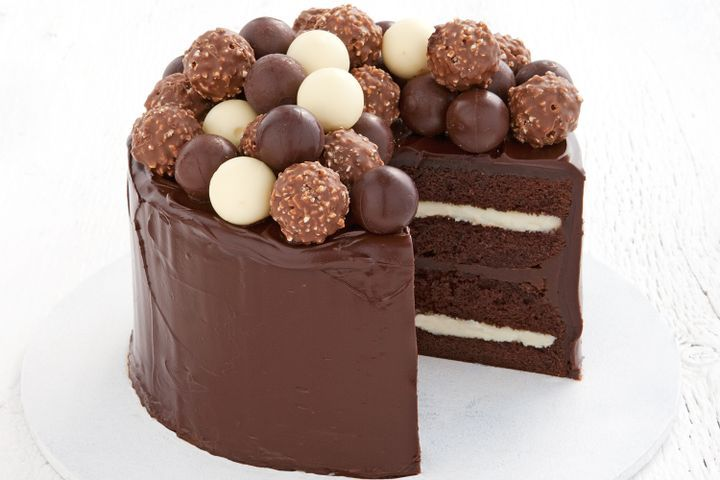
#> input picture to_hide.jpg, 720 x 480 px
$ python new.py
#> lines starting #> are read from the running program, lines starting #| are printed output that depends on the picture
from __future__ import division
import numpy as np
import pywt
from matplotlib import pyplot as plt
import cv2
from Tkinter import *
#1)Reading files and converting to rgb
to_hide_og= cv2.imread("to_hide.jpg")
#> to_hide_og is the input picture: shape (480, 720, 3); mean B, G, R 156.3, 162, 179.8
to_hide_og = cv2.cvtColor(to_hide_og, cv2.COLOR_BGR2RGB)
to_send_og = cv2.imread("to_send.jpg")
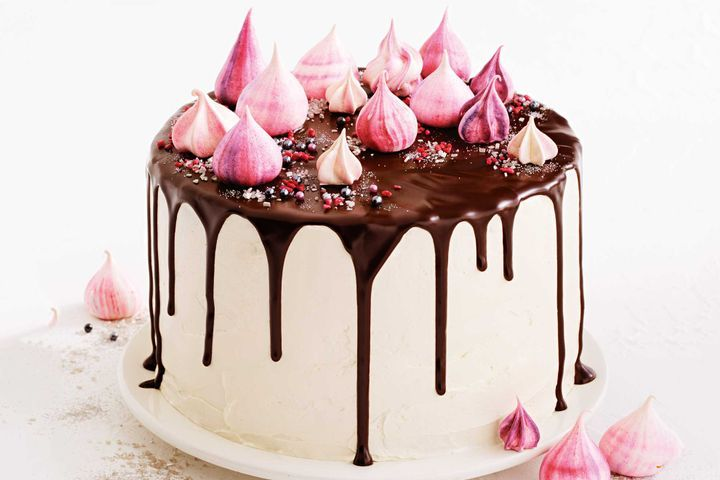
#> input picture to_send.jpg, 720 x 480 px
#> to_send_og is the input picture: shape (480, 720, 3); mean B, G, R 197.1, 200.2, 218.2
to_send_og = cv2.cvtColor(to_send_og, cv2.COLOR_BGR2RGB)
###
dimh,dimw,dimch= to_send_og.shape
#> dimh = 480; dimw = 720; dimch = 3

#2) seperating chaanels for cover and hidden images
to_send_r = to_send_og[:,:,0]
to_send_g = to_send_og[:,:,1]
to_send_b = to_send_og[:,:,2]

to_hide_r = to_hide_og[:,:,0]
to_hide_g = to_hide_og[:,:,1]
to_hide_b = to_hide_og[:,:,2]

#3) taking wavelet transform for cover and hidden  image
send_r = pywt.dwt2(to_send_r, "haar")
cAr, (cHr, cVr, cDr) = send_r
send_g = pywt.dwt2(to_send_g, "haar")
cAg, (cHg, cVg, cDg) = send_g
send_b = pywt.dwt2(to_send_b, "haar")
cAb, (cHb, cVb, cDb) = send_b


hide_r = pywt.dwt2(to_hide_r, "haar")
cAr1, (cHr1, cVr1, cDr1) = hide_r
hide_g = pywt.dwt2(to_hide_g, "haar")
cAg1, (cHg1, cVg1, cDg1) = hide_g
hide_b = pywt.dwt2(to_hide_b, "haar")
cAb1, (cHb1, cVb1, cDb1) = hide_b

print(cAr.shape)
#| (240, 360)

#4)compute svd for cover, hiding  image

Pr, Dr, Qr = np.linalg.svd(cAr, full_matrices=False)
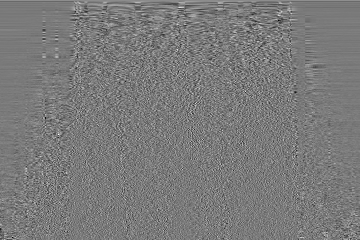
#> Qr: shape (240, 360) float64; min -0.363, max 0.391, mean 0.000258; drawn with min black and max white
#> Dr = 240 values, max 129786.3 at index 0, min 3.03 at index 239, mean 1221.4
Pg, Dg, Qg = np.linalg.svd(cAg, full_matrices=False)
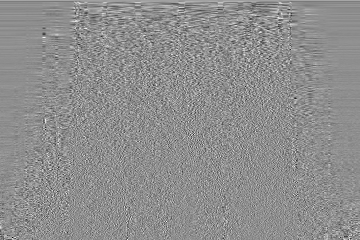
#> Qg: shape (240, 360) float64; min -0.375, max 0.295, mean 0.000268; drawn with min black and max white
#> Dg = 240 values, max 120504.4 at index 0, min 3.11 at index 239, mean 1302.3
Pb, Db, Qb = np.linalg.svd(cAb, full_matrices=False)
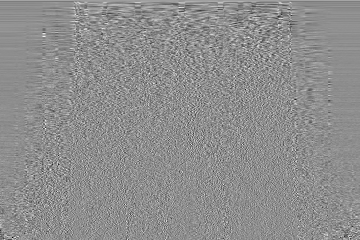
#> Qb: shape (240, 360) float64; min -0.391, max 0.31, mean 0.000276; drawn with min black and max white
#> Db = 240 values, max 118938.6 at index 0, min 2.8 at index 239, mean 1291.9

print(Pr.shape,Dr.shape,Qr.shape)#just for debugging
#| (240, 240) (240,) (240, 360)


P1r, D1r, Q1r = np.linalg.svd(cAr1, full_matrices=False)
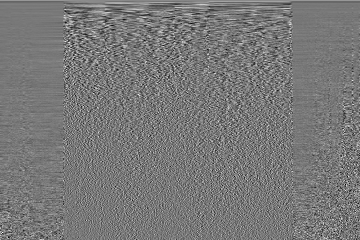
#> Q1r: shape (240, 360) float64; min -0.271, max 0.302, mean 0.000322; drawn with min black and max white
#> D1r = 240 values, max 110975 at index 0, min 6.94 at index 239, mean 1078.8
P1g, D1g, Q1g = np.linalg.svd(cAg1, full_matrices=False)
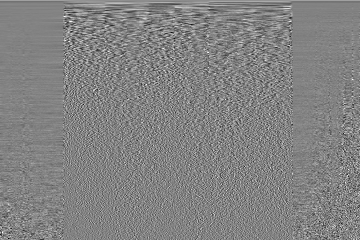
#> Q1g: shape (240, 360) float64; min -0.322, max 0.306, mean 0.00035; drawn with min black and max white
#> D1g = 240 values, max 103982.2 at index 0, min 5.46 at index 239, mean 1124.2
P1b, D1b, Q1b = np.linalg.svd(cAb1, full_matrices=False)
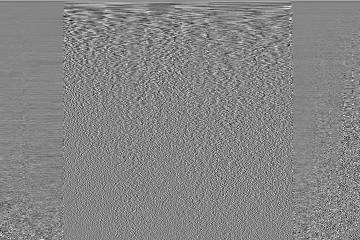
#> Q1b: shape (240, 360) float64; min -0.328, max 0.3, mean 0.000336; drawn with min black and max white
#> D1b = 240 values, max 102041.9 at index 0, min 5.74 at index 239, mean 1121.2


#5)watermarking R,G,B channels using approximate values IE cA, also cAr == Dr logically //add hidden and cover

S_wimgr=Dr+(0.10*D1r);
#> S_wimgr = 240 values, max 140883.8 at index 0, min 3.72 at index 239, mean 1329.3
S_wimgg=Dg+(0.10*D1g);
#> S_wimgg = 240 values, max 130902.6 at index 0, min 3.65 at index 239, mean 1414.7
S_wimgb=Db+(0.10*D1b);
#> S_wimgb = 240 values, max 129142.8 at index 0, min 3.38 at index 239, mean 1404

#6)merging -get new values (R,G,B) using Pr S_wimgr and Qr --> basically reconstruct the SVD

wimgr = np.dot(Pr*S_wimgr,Qr);

wimgg = np.dot(Pg*S_wimgg,Qg);

wimgb = np.dot(Pb*S_wimgb,Qb);

a=wimgr.astype(int)
b=wimgg.astype(int)
c=wimgb.astype(int)

#7) merge reconstructed svd , this is using approximate values hence dimension/2
wimg =cv2.merge((a,b,c))
h,w,ch= wimg.shape
#> h = 240; w = 360; ch = 3
print("stego no of rows and cols are " + str(h) +","+str(w) )
#| stego no of rows and cols are 240,360

#8)rgb coeffs for idwt, so that you can recreate a original img but with cA now having hidden info
proc_r=wimg[:,:,0],(cHr, cVr, cDr)
proc_g=wimg[:,:,1],(cHg, cVg, cDg)
proc_b=wimg[:,:,2],(cHb, cVb, cDb)

#  3 stego images
processed_rgbr= pywt.idwt2(proc_r,'haar');
processed_rgbg= pywt.idwt2(proc_g,'haar');
processed_rgbb= pywt.idwt2(proc_b,'haar');

wimghd=cv2.merge((processed_rgbr.astype(int),processed_rgbg.astype(int),processed_rgbb.astype(int)))
h,w,ch= wimghd.shape
#> h = 480; w = 720
print("stego no of rows and cols are " + str(h) +","+str(w) )
#| stego no of rows and cols are 480,720
fig1 = plt.figure(frameon=False)
fig1.set_size_inches(float(w)/100,float(h)/100)
ax1 = plt.Axes(fig1, [0., 0., 1., 1.])
ax1.set_axis_off()
fig1.add_axes(ax1)
ax1.imshow(wimghd,aspect='auto')
fig1.savefig('stego.png')

#9)applying dwt to 3 stego channel images to get coeffs of stego image in R,G,B

Psend_r = pywt.dwt2(processed_rgbr, "haar")
PcAr, (PcHr, PcVr, PcDr) = Psend_r

Psend_g = pywt.dwt2(processed_rgbg, "haar")
PcAg, (PcHg, PcVg, PcDg) = Psend_g

Psend_b = pywt.dwt2(processed_rgbb, "haar")
PcAb, (PcHb, PcVb, PcDb) = Psend_b

#10)again do svd to decompose the approximate value PcAr
PPr, PDr, PQr = np.linalg.svd(PcAr, full_matrices=False)
#> PDr = 240 values, max 140739.8 at index 0, min 4.14 at index 239, mean 1328.8
PPg, PDg, PQg = np.linalg.svd(PcAg, full_matrices=False)
#> PDg = 240 values, max 130755.5 at index 0, min 3.93 at index 239, mean 1414.1
PPb, PDb, PQb = np.linalg.svd(PcAb, full_matrices=False)
#> PDb = 240 values, max 129001.8 at index 0, min 3.52 at index 239, mean 1403.5

#11) subtract from R,G,B channels values of cover image
S_ewatr=(PDr-Dr)/0.10;
#> S_ewatr = 240 values, max 109535.1 at index 0, min 11.11 at index 239, mean 1073.8
S_ewatg=(PDg-Dg)/0.10;
#> S_ewatg = 240 values, max 102510.6 at index 0, min 8.26 at index 239, mean 1118.5
S_ewatb=(PDb-Db)/0.10;
#> S_ewatb = 240 values, max 100632.2 at index 0, min 7.17 at index 239, mean 1115.8

#12)merging-> merge  new approximations with hidden SVD found earlier
ewatr = np.dot(P1r*S_ewatr,Q1r);
ewatg = np.dot(P1g*S_ewatg,Q1g);
ewatb = np.dot(P1b*S_ewatb,Q1b);

#13)merge recreate hidden image -still  based on approximations ,hence dim /2
d=ewatr.astype(int)
e=ewatg.astype(int)
f=ewatb.astype(int)
eimg =cv2.merge((d,e,f))

#14)coeffs of original hidden image except the new derived appproximation
eproc_r=eimg[:,:,0],(cHr1, cVr1, cDr1)
eproc_g=eimg[:,:,1],(cHg1, cVg1, cDg1)
eproc_b=eimg[:,:,2],(cHb1, cVb1, cDb1)

#15) hidden stego images get  high res r,g,b seperate images/channels usign idwt
eprocessed_rgbr= pywt.idwt2(eproc_r,'haar');
eprocessed_rgbg= pywt.idwt2(eproc_g,'haar');
eprocessed_rgbb= pywt.idwt2(eproc_b,'haar');
#plt.figure(6)

# just converting float to int prior to cv2.merge
x1= eprocessed_rgbr.astype(int)

y1= eprocessed_rgbg.astype(int)

z1= eprocessed_rgbb.astype(int)

#16) combine different high res r,g,b to get hidden image //figure 9 is final output.
hidden_rgb = cv2.merge((x1,y1,z1))

h1,w1,ch1= hidden_rgb.shape
#> h1 = 480; w1 = 720; ch1 = 3
print("hidden no of rows and cols are "+ str(h1) +","+ str(w1))
#| hidden no of rows and cols are 480,720

fig = plt.figure(frameon=False)
fig.set_size_inches(7.20,4.80)
ax = plt.Axes(fig, [0., 0., 1., 1.])
ax.set_axis_off()
fig.add_axes(ax)
ax.imshow(hidden_rgb,aspect='auto')
fig.savefig('hidden_rgb.png')

plt.show()
